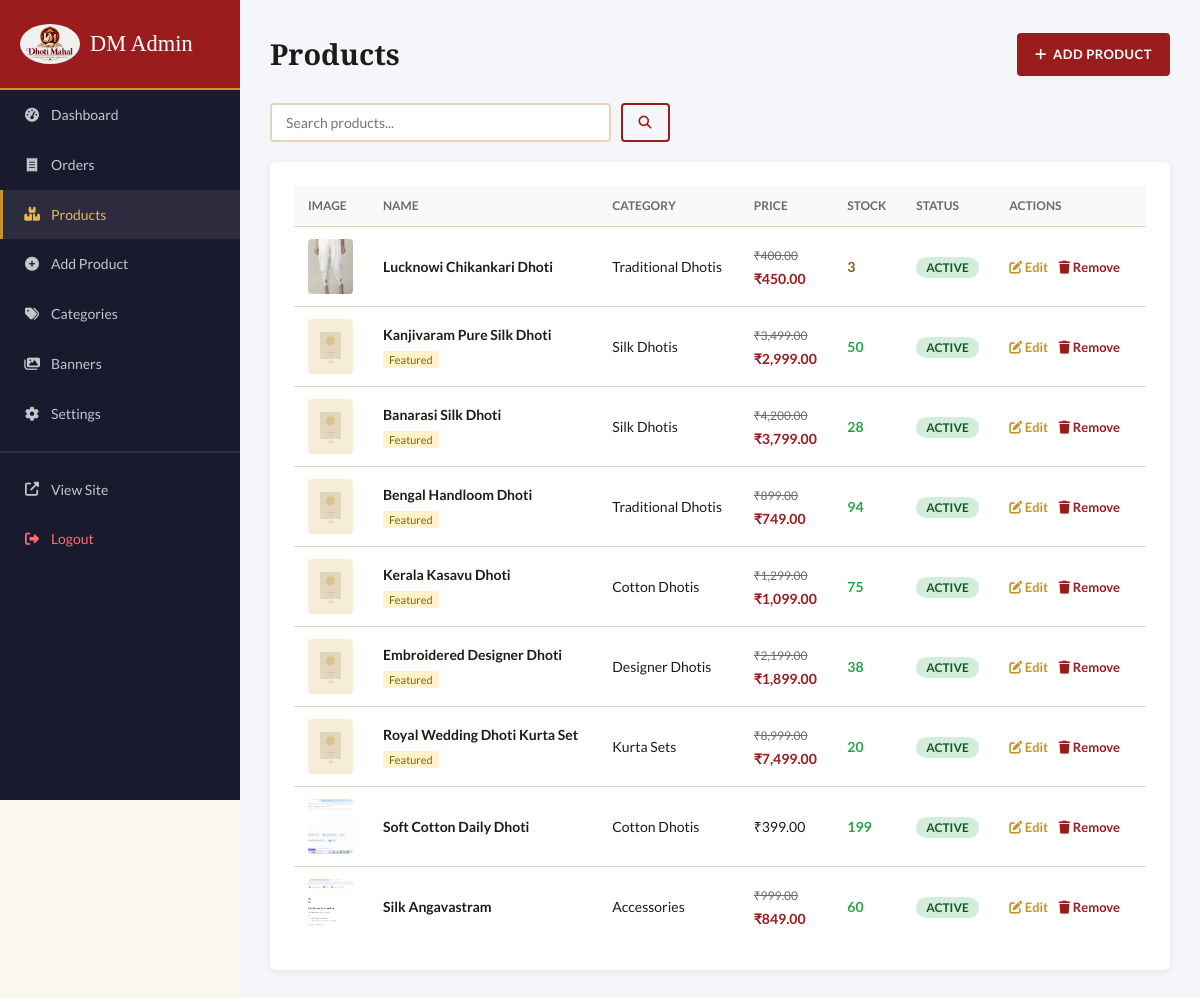
Screenshot of /admin/products.php (signed in) with the database file from the repository.
### tables this page shows
CREATE TABLE `products` (
  `id` int(11) NOT NULL AUTO_INCREMENT,
  `category_id` int(11) NOT NULL,
  `name` varchar(200) NOT NULL,
  `slug` varchar(220) NOT NULL,
  `description` text DEFAULT NULL,
  `short_description` varchar(500) DEFAULT NULL,
  `price` decimal(10,2) NOT NULL,
  `sale_price` decimal(10,2) DEFAULT NULL,
  `sku` varchar(100) DEFAULT NULL,
  `stock` int(11) DEFAULT 0,
  `fabric` varchar(100) DEFAULT NULL,
  `color` varchar(100) DEFAULT NULL,
  `size` varchar(200) DEFAULT NULL,
  `occasion` varchar(150) DEFAULT NULL,
  `image` varchar(255) DEFAULT NULL,
  `gallery` text DEFAULT NULL,
  `is_featured` tinyint(1) DEFAULT 0,
  `is_active` tinyint(1) DEFAULT 1,
  `created_at` timestamp NOT NULL DEFAULT current_timestamp(),
  `updated_at` timestamp NOT NULL DEFAULT current_timestamp() ON UPDATE current_timestamp(),
  PRIMARY KEY (`id`),
  UNIQUE KEY `slug` (`slug`),
  KEY `idx_products_stock` (`stock`),
  KEY `fk_products_category` (`category_id`),
  CONSTRAINT `fk_products_category` FOREIGN KEY (`category_id`) REFERENCES `categories` (`id`) ON DELETE CASCADE,
  CONSTRAINT `products_ibfk_1` FOREIGN KEY (`category_id`) REFERENCES `categories` (`id`) ON DELETE CASCADE,
  CONSTRAINT `chk_stock_non_negative` CHECK (`stock` >= 0)
);

CREATE TABLE `categories` (
  `id` int(11) NOT NULL AUTO_INCREMENT,
  `name` varchar(100) NOT NULL,
  `slug` varchar(120) NOT NULL,
  `description` text DEFAULT NULL,
  `image` varchar(255) DEFAULT NULL,
  `is_active` tinyint(1) DEFAULT 1,
  `sort_order` int(11) DEFAULT 0,
  `created_at` timestamp NOT NULL DEFAULT current_timestamp(),
  PRIMARY KEY (`id`),
  UNIQUE KEY `slug` (`slug`)
);

### includes/functions.php (called while the page is built, shortened)
<?php
function sanitize(string $input): string
{
    return htmlspecialchars(trim($input), ENT_QUOTES, 'UTF-8');
}
function formatPrice(float $price): string
{
    return CURRENCY . number_format($price, 2);
}
function productImage(string $image = '', string $size = 'medium'): string
{
    if ($image && file_exists(UPLOAD_PATH . 'products/' . $image)) {
        return UPLOAD_URL . 'products/' . $image;
    }
    return BASE_URL . 'assets/images/no-image.svg';
}

### admin/products.php (the view, shortened to what this page needs)
<?php
require_once __DIR__ . '/partials/header.php';
$db = getDB();
$page    = max(1, (int)($_GET['page'] ?? 1));
$perPage = 20;
$offset  = ($page - 1) * $perPage;
$search  = trim($_GET['search'] ?? '');
$like = '%' . $search . '%';
$stmt = $db->prepare("
    SELECT p.*, c.name AS category_name
    FROM products p
    JOIN categories c ON p.category_id = c.id
    WHERE p.name LIKE ? OR c.name LIKE ?
    ORDER BY p.created_at DESC
    LIMIT ? OFFSET ?
");
$stmt->execute([$like, $like, $perPage, $offset]);
$products = $stmt->fetchAll();
?>
<div style="display:flex;align-items:center;justify-content:space-between;margin-bottom:24px;flex-wrap:wrap;gap:12px;">
    <h1 style="margin-bottom:0;">Products</h1>
    <a href="<?= BASE_URL ?>admin/product-add.php" class="btn btn-primary btn-sm"><i class="fas fa-plus"></i> Add Product</a>
</div>
<form method="GET" style="margin-bottom:20px;display:flex;gap:10px;max-width:400px;">
    <input type="text" name="search" value="<?= sanitize($search) ?>" placeholder="Search products..." style="flex:1;padding:9px 14px;border:2px solid var(--border);border-radius:4px;font-size:14px;outline:none;font-family:var(--font-body);">
    <button type="submit" class="btn btn-outline btn-sm"><i class="fas fa-search"></i></button>
</form>
<div class="admin-card">
    <table class="admin-table">
        <thead>
            <tr><th>Image</th><th>Name</th><th>Category</th><th>Price</th><th>Stock</th><th>Status</th><th>Actions</th></tr>
        </thead>
        <tbody>
        <?php foreach ($products as $p): ?>
            <tr>
                <td>
                    <img src="<?= productImage($p['image'] ?? '') ?>" style="width:45px;height:55px;object-fit:cover;border-radius:4px;" alt="">
                </td>
                <td>
                    <strong style="font-size:14px;"><?= sanitize($p['name']) ?></strong>
                    <?php if ($p['is_featured']): ?><br><span style="font-size:11px;background:#fff3cd;color:#856404;padding:2px 6px;border-radius:2px;">Featured</span><?php endif; ?>
                </td>
                <td><?= sanitize($p['category_name']) ?></td>
                <td>
                    <?php if ($p['sale_price']): ?>
                        <span style="text-decoration:line-through;color:var(--muted);font-size:12px;"><?= formatPrice((float)$p['price']) ?></span><br>
                        <strong style="color:var(--crimson);"><?= formatPrice((float)$p['sale_price']) ?></strong>
                    <?php else: ?>
                        <?= formatPrice((float)$p['price']) ?>
                    <?php endif; ?>
                </td>
                <td>
                    <span style="font-weight:700;color:<?= $p['stock'] == 0 ? '#dc3545' : ($p['stock'] <= 5 ? '#856404' : '#28a745') ?>;">
                        <?= (int)$p['stock'] ?>
                    </span>
                </td>
                <td>
                    <span class="status-badge" style="background:<?= $p['is_active'] ? '#d4edda' : '#f8d7da' ?>;color:<?= $p['is_active'] ? '#155724' : '#721c24' ?>;">
                        <?= $p['is_active'] ? 'Active' : 'Inactive' ?>
                    </span>
                </td>
                <td class="action-links">
                    <a href="<?= BASE_URL ?>admin/product-edit.php?id=<?= $p['id'] ?>" class="edit"><i class="fas fa-edit"></i> Edit</a>
                    <a href="?delete=<?= $p['id'] ?>" class="delete confirm-delete"><i class="fas fa-trash"></i> Remove</a>
                </td>
            </tr>
        <?php endforeach; ?>
        </tbody>
    </table>
</div>
<?php require_once __DIR__ . '/partials/footer.php'; ?>

### assets/css/main.css (style rules this page uses)
:root { --crimson: #9b1c1c; --crimson-dk: #7a1515; --gold: #c9922a; --gold-lt: #e8b84b; --ivory: #faf7f0; --cream: #f5edd8; --charcoal: #1c1c1c; --muted: #6b6b6b; --border: #e2d5bb; --white: #ffffff; --shadow: 0 4px 24px rgba(0, 0, 0, 0.1); --shadow-sm: 0 2px 8px rgba(0, 0, 0, 0.08); --radius: 6px; --font-head: "Playfair Display", Georgia, serif; --font-body: "Lato", sans-serif; --transition: 0.25s ease; }
*, *::before, *::after { box-sizing: border-box; margin: 0; padding: 0; }
html { scroll-behavior: smooth; }
body { font-family: var(--font-body); font-size: 15px; line-height: 1.7; color: var(--charcoal); background: var(--ivory); }
a { color: var(--crimson); text-decoration: none; transition: color var(--transition); }
img { max-width: 100%; display: block; }
.btn { display: inline-flex; align-items: center; gap: 6px; padding: 12px 28px; border-radius: 4px; font-family: var(--font-body); font-size: 14px; font-weight: 700; letter-spacing: 0.5px; cursor: pointer; border: 2px solid transparent; transition: all var(--transition); text-transform: uppercase; }
.btn-primary { background: var(--crimson); color: var(--white); border-color: var(--crimson); }
.btn-outline { background: transparent; border-color: var(--crimson); color: var(--crimson); }
.btn-sm { padding: 8px 16px; font-size: 13px; }
.status-badge { padding: 3px 10px; border-radius: 20px; font-size: 12px; font-weight: 700; text-transform: uppercase; }
.admin-main h1 { font-family: var(--font-head); font-size: 1.8rem; color: var(--charcoal); margin-bottom: 24px; }
.admin-card { background: var(--white); border-radius: var(--radius); box-shadow: var(--shadow-sm); padding: 24px; margin-bottom: 24px; }
.admin-table { width: 100%; border-collapse: collapse; }
.admin-table th { background: #f8f9fa; padding: 10px 14px; font-size: 12px; text-transform: uppercase; color: var(--muted); border-bottom: 1px solid var(--border); text-align: left; }
.admin-table td { padding: 12px 14px; border-bottom: 1px solid var(--border); font-size: 14px; }
.admin-table tr:last-child td { border-bottom: none; }
.action-links a { margin-right: 8px; font-size: 13px; font-weight: 600; }
.action-links .edit { color: var(--gold); }
.action-links .delete { color: var(--crimson); }

### rows the page displays
products: image (picture), name "Lucknowi Chikankari Dhoti", category.name "Traditional Dhotis", price "₹400.00", sale_price "₹450.00", stock "3", is_active "ACTIVE"
products: name "Kanjivaram Pure Silk Dhoti", is_featured "Featured", category.name "Silk Dhotis", price "₹3,499.00", sale_price "₹2,999.00", stock "50", is_active "ACTIVE"
products: name "Banarasi Silk Dhoti", is_featured "Featured", category.name "Silk Dhotis", price "₹4,200.00", sale_price "₹3,799.00", stock "28", is_active "ACTIVE"
products: name "Bengal Handloom Dhoti", is_featured "Featured", category.name "Traditional Dhotis", price "₹899.00", sale_price "₹749.00", stock "94", is_active "ACTIVE"
products: name "Kerala Kasavu Dhoti", is_featured "Featured", category.name "Cotton Dhotis", price "₹1,299.00", sale_price "₹1,099.00", stock "75", is_active "ACTIVE"
products: name "Embroidered Designer Dhoti", is_featured "Featured", category.name "Designer Dhotis", price "₹2,199.00", sale_price "₹1,899.00", stock "38", is_active "ACTIVE"
products: name "Royal Wedding Dhoti Kurta Set", is_featured "Featured", category.name "Kurta Sets", price "₹8,999.00", sale_price "₹7,499.00", stock "20", is_active "ACTIVE"
products: image (picture), name "Soft Cotton Daily Dhoti", category.name "Cotton Dhotis", price "₹399.00", stock "199", is_active "ACTIVE"
products: image (picture), name "Silk Angavastram", category.name "Accessories", price "₹999.00", sale_price "₹849.00", stock "60", is_active "ACTIVE"
